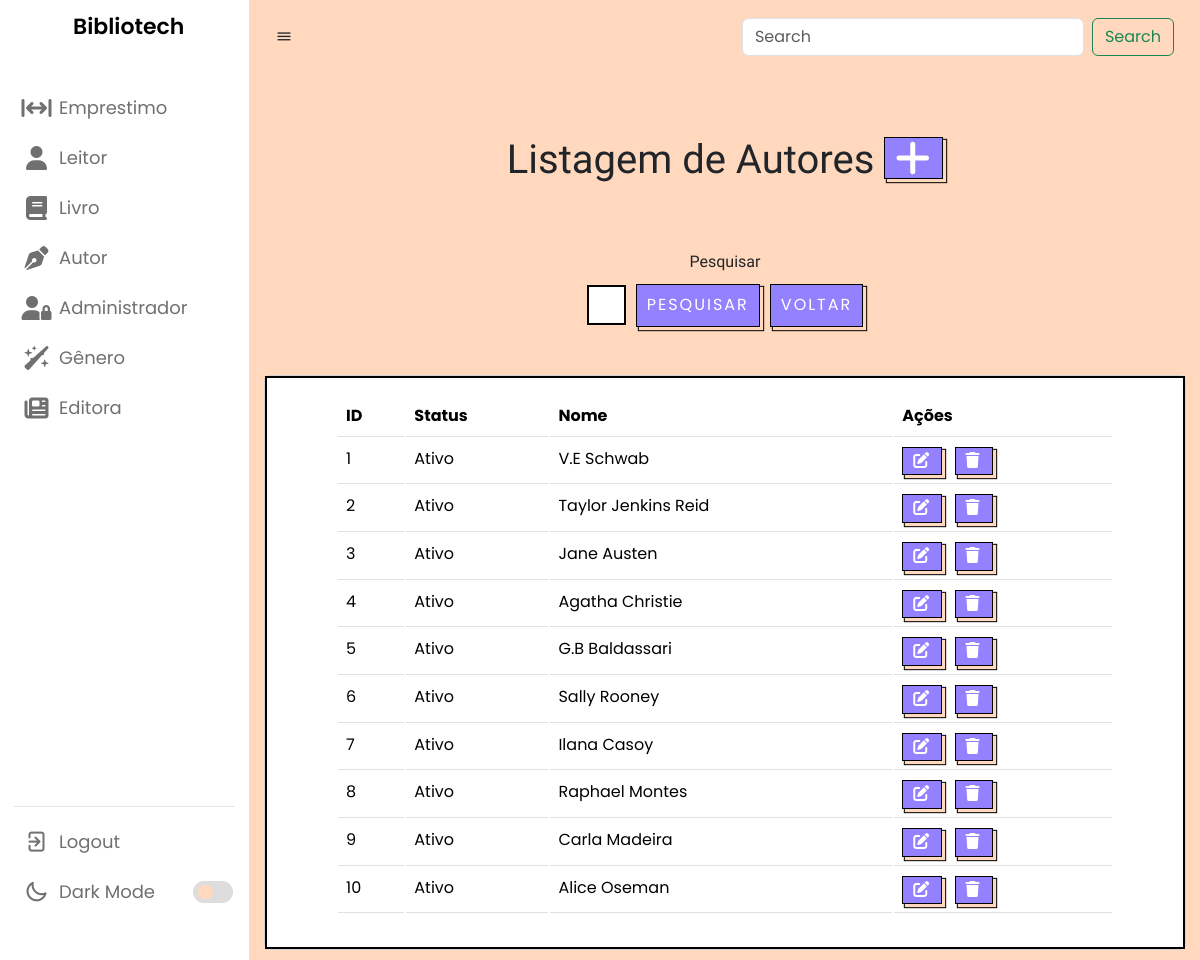
The app's page /listarAutores.php, older data.
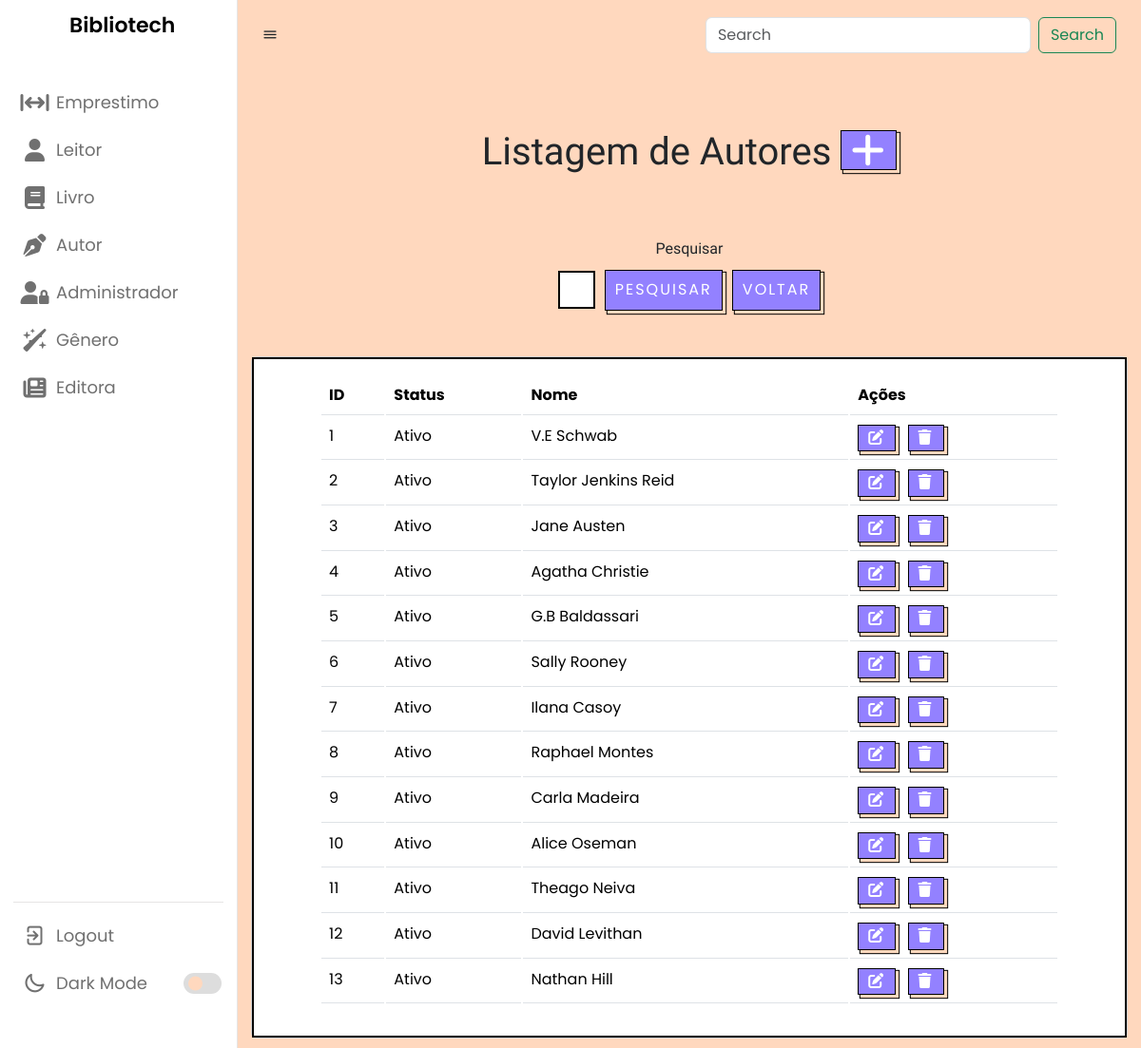
The same page, newer data.
### tables this page shows
CREATE TABLE `autor` (
  `id` int(11) NOT NULL,
  `status` varchar(45) NOT NULL,
  `nome` varchar(100) NOT NULL
);

### listarAutores.php (the view, shortened to what this page needs)
<?php
require_once("conexao.php");
$V_WHERE = "";
$sql = "select * from autor
where 1 = 1" . $V_WHERE;
$resultado = mysqli_query($conexao, $sql);
?>
<?php require_once("navbar.php"); ?>
        <br><br><br>
        <h1 class="titulo">Listagem de Autores  <a href="cadastrarAutores.php" class="botao">
                                <i class="fa-solid fa-plus"></i>
                            </a></h1>
        <br><br>
        <center>
            <form method="post">
                <label name="nome" for="exampleFormControlInput1" class="titulo">Pesquisar</label>
                <div class="input-button-container">
                    <input name="nome" type="text" class="formcampo">
                    <button name="pesquisar" stype="button" class="botaopesquisar">Pesquisar</button>
                    <a href="listarAutores.php"><button name="voltar" stype="button" class="botaopesquisar">Voltar</button></a>
                </div>
                <br><br>
            </form>
        </center>
<center>
        <div class="card cardlistar">
            <div class="card-body cardlistar2">
                <table class="table">
                    <thead>
                        <tr>
                            <td scope="col"><b>ID</b></td>
                            <td scope="col"><b>Status</b></td>
                            <td scope="col"><b>Nome</b></td>
                            <td scope="col"><b>Ações</b></td>
                        </tr>
                    </thead>
                    <tbody>
                        <?php while ($linha = mysqli_fetch_array($resultado)) { ?>
                            <tr>
                                <td>
                                    <?= $linha['id'] ?>
                                </td>
                                <td>
                                    <?= $linha['status'] ?>
                                </td>
                                <td>
                                    <?= $linha['nome'] ?>
                                </td>
                                <td>
                                    <a style="margin-right: 8px;" href="alterarAutor.php? id=<?= $linha['id'] ?>"
                                        class="botao">
                                        <i class="fa-solid fa-pen-to-square"></i></a>
                                    <a href="listarAutores.php? id=<?= $linha['id'] ?>" class="botao"
                                        onclick="return confirm('Deseja mesmo excluir o cadastro?')">
                                        <i class="fa-sharp fa-solid fa-trash"></i> </a>
                                </td>
                            </tr>
                        <?php } ?>
                    </tbody>
                </table>
            </div>
        </div>
</center>
    </section>
</body>
</html>

Row changes from the older to the newer data that the page shows:
added autor: id "11", status "Ativo", nome "Theago Neiva"
added autor: id "12", status "Ativo", nome "David Levithan"
added autor: id "13", status "Ativo", nome "Nathan Hill"
